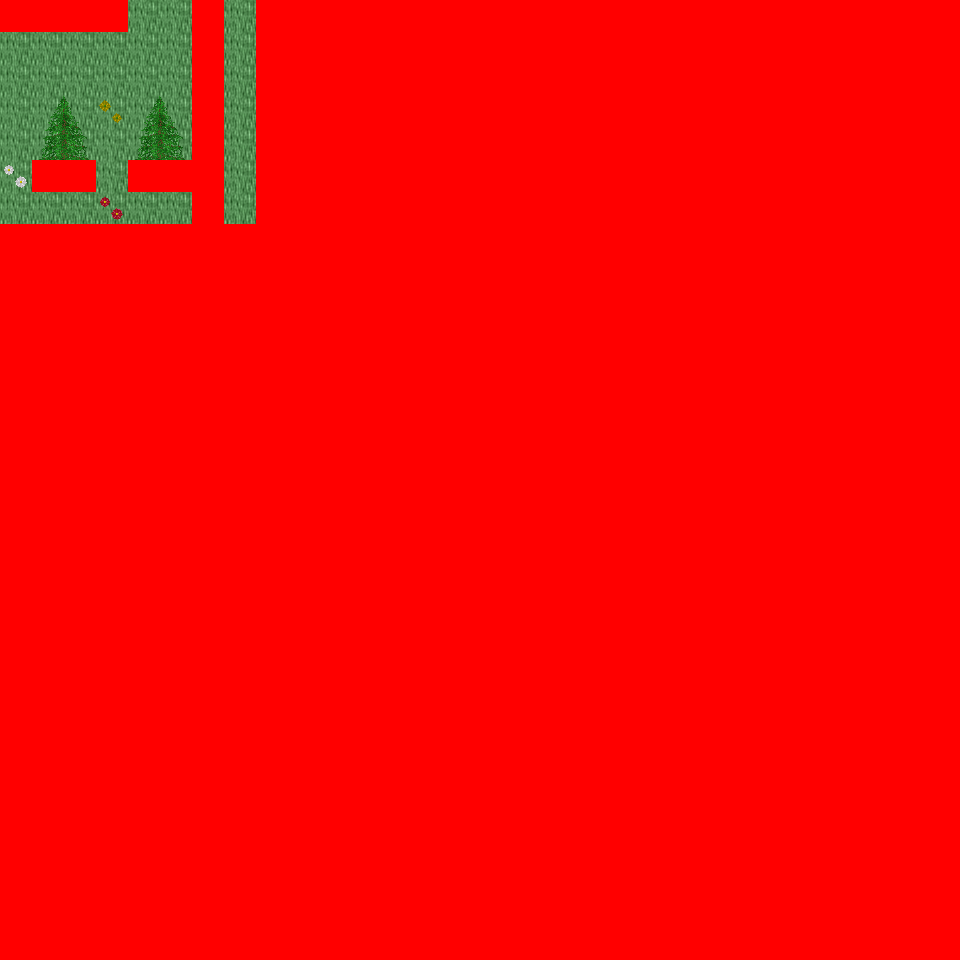

This is a level from a 2D game, rendered from its Tiled map with the project's own tilesets. A one-line summary and the map file follow, with tile-layer data summarised:
An orthogonal 30x30 tile map with 32x32 px tiles, 6 tile layers (Ground, Object, Object2, Above, ...), 54 tilesets and 3 objects (3x mapchange).

<map version="1.0" orientation="orthogonal" renderorder="right-down" width="30" height="30" tilewidth="32" tileheight="32" nextobjectid="4">
  <tileset firstgid="1" name="tileset_logic_collision" tilewidth="32" tileheight="32" tilecount="1" columns="1">
    <image source="../drawable/tileset_logic_collision.png" width="32" height="32" />
  </tileset>
  <tileset firstgid="2" name="tileset_building_decoration_orbpedestal" tilewidth="32" tileheight="32" tilecount="2" columns="1">
    <image source="../drawable/tileset_building_decoration_orbpedestal.png" width="32" height="64" />
  </tileset>
  <tileset firstgid="4" name="tileset_building_decoration_chimney" tilewidth="32" tileheight="32" tilecount="2" columns="1">
    <image source="../drawable/tileset_building_decoration_chimney.png" width="32" height="64" />
  </tileset>
  <tileset firstgid="6" name="tileset_item_statue_fairypool" tilewidth="32" tileheight="32" tilecount="16" columns="2">
    <image source="../drawable/tileset_item_statue_fairypool.png" width="64" height="256" />
  </tileset>
  <tileset firstgid="22" name="tileset_building_decoration_stone_details" tilewidth="32" tileheight="32" tilecount="4" columns="2">
    <image source="../drawable/tileset_building_decoration_stone_details.png" width="64" height="64" />
  </tileset>
  <tileset firstgid="26" name="tileset_building_door_closed" tilewidth="32" tileheight="32" tilecount="1" columns="1">
    <image source="../drawable/tileset_building_door_closed.png" width="32" height="32" />
  </tileset>
  <tileset firstgid="27" name="tileset_building_door_door" tilewidth="32" tileheight="32" tilecount="6" columns="3">
    <image source="../drawable/tileset_building_door_door.png" width="96" height="64" />
  </tileset>
  <tileset firstgid="33" name="tileset_building_fence_fence_chunky" tilewidth="32" tileheight="32" tilecount="21" columns="3">
    <image source="../drawable/tileset_building_fence_fence_chunky.png" width="96" height="224" />
  </tileset>
  <tileset firstgid="54" name="tileset_building_roof_blue" tilewidth="32" tileheight="32" tilecount="20" columns="5">
    <image source="../drawable/tileset_building_roof_blue.png" width="160" height="128" />
  </tileset>
  <tileset firstgid="74" name="tileset_building_roof_green" tilewidth="32" tileheight="32" tilecount="20" columns="5">
    <image source="../drawable/tileset_building_roof_green.png" width="160" height="128" />
  </tileset>
  <tileset firstgid="94" name="tileset_building_roof_red" tilewidth="32" tileheight="32" tilecount="20" columns="5">
    <image source="../drawable/tileset_building_roof_red.png" width="160" height="128" />
  </tileset>
  <tileset firstgid="114" name="tileset_building_roof_red2" tilewidth="32" tileheight="32" tilecount="20" columns="5">
    <image source="../drawable/tileset_building_roof_red2.png" width="160" height="128" />
  </tileset>
  <tileset firstgid="134" name="tileset_building_roof_roof_borders" tilewidth="32" tileheight="32" tilecount="9" columns="3">
    <image source="../drawable/tileset_building_roof_roof_borders.png" width="96" height="96" />
  </tileset>
  <tileset firstgid="143" name="tileset_building_roof_yellow" tilewidth="32" tileheight="32" tilecount="20" columns="5">
    <image source="../drawable/tileset_building_roof_yellow.png" width="160" height="128" />
  </tileset>
  <tileset firstgid="163" name="tileset_building_window_window_long" tilewidth="32" tileheight="32" tilecount="3" columns="3">
    <image source="../drawable/tileset_building_window_window_long.png" width="96" height="32" />
  </tileset>
  <tileset firstgid="166" name="tileset_ground_cobbled_paving" tilewidth="32" tileheight="32" tilecount="1" columns="1">
    <image source="../drawable/tileset_ground_cobbled_paving.png" width="32" height="32" />
  </tileset>
  <tileset firstgid="167" name="tileset_ground_gravel" tilewidth="32" tileheight="32" tilecount="1" columns="1">
    <image source="../drawable/tileset_ground_gravel.png" width="32" height="32" />
  </tileset>
  <tileset firstgid="168" name="tileset_ground_stone_floors" tilewidth="32" tileheight="32" tilecount="6" columns="3">
    <image source="../drawable/tileset_ground_stone_floors.png" width="96" height="64" />
  </tileset>
  <tileset firstgid="174" name="tileset_ground_ground" tilewidth="32" tileheight="32" tilecount="33" columns="3">
    <image source="../drawable/tileset_ground_ground.png" width="96" height="352" />
  </tileset>
  <tileset firstgid="207" name="tileset_plant_bush_various_small" tilewidth="32" tileheight="32" tilecount="9" columns="3">
    <image source="../drawable/tileset_plant_bush_various_small.png" width="96" height="96" />
  </tileset>
  <tileset firstgid="216" name="tileset_plant_flower_daisy_blue" tilewidth="32" tileheight="32" tilecount="8" columns="2">
    <image source="../drawable/tileset_plant_flower_daisy_blue.png" width="64" height="128" />
  </tileset>
  <tileset firstgid="224" name="tileset_plant_flower_daisy_red" tilewidth="32" tileheight="32" tilecount="8" columns="2">
    <image source="../drawable/tileset_plant_flower_daisy_red.png" width="64" height="128" />
  </tileset>
  <tileset firstgid="232" name="tileset_plant_flower_daisy_white" tilewidth="32" tileheight="32" tilecount="8" columns="2">
    <image source="../drawable/tileset_plant_flower_daisy_white.png" width="64" height="128" />
  </tileset>
  <tileset firstgid="240" name="tileset_plant_flower_daisy_yellow" tilewidth="32" tileheight="32" tilecount="8" columns="2">
    <image source="../drawable/tileset_plant_flower_daisy_yellow.png" width="64" height="128" />
  </tileset>
  <tileset firstgid="248" name="tileset_plant_tree_spruce" tilewidth="32" tileheight="32" tilecount="6" columns="2">
    <image source="../drawable/tileset_plant_tree_spruce.png" width="64" height="96" />
  </tileset>
  <tileset firstgid="254" name="tileset_item_pot_pot_purple" tilewidth="32" tileheight="32" tilecount="1" columns="1">
    <image source="../drawable/tileset_item_pot_pot_purple.png" width="32" height="32" />
  </tileset>
  <tileset firstgid="255" name="tileset_item_pot_pot_tall" tilewidth="32" tileheight="32" tilecount="2" columns="1">
    <image source="../drawable/tileset_item_pot_pot_tall.png" width="32" height="64" />
  </tileset>
  <tileset firstgid="257" name="tileset_item_pot_small_barrel" tilewidth="32" tileheight="32" tilecount="2" columns="1">
    <image source="../drawable/tileset_item_pot_small_barrel.png" width="32" height="64" />
  </tileset>
  <tileset firstgid="259" name="tileset_item_postbox" tilewidth="32" tileheight="32" tilecount="4" columns="2">
    <image source="../drawable/tileset_item_postbox.png" width="64" height="64" />
  </tileset>
  <tileset firstgid="263" name="tileset_furniture_chair_wooden_pale" tilewidth="32" tileheight="32" tilecount="4" columns="2">
    <image source="../drawable/tileset_furniture_chair_wooden_pale.png" width="64" height="64" />
  </tileset>
  <tileset firstgid="267" name="tileset_furniture_table_wooden" tilewidth="32" tileheight="32" tilecount="1" columns="1">
    <image source="../drawable/tileset_furniture_table_wooden.png" width="32" height="32" />
  </tileset>
  <tileset firstgid="268" name="tileset_furniture_table_brick_base" tilewidth="32" tileheight="32" tilecount="3" columns="3">
    <image source="../drawable/tileset_furniture_table_brick_base.png" width="96" height="32" />
  </tileset>
  <tileset firstgid="271" name="tileset_furniture_light_iron_lamp" tilewidth="32" tileheight="32" tilecount="3" columns="1">
    <image source="../drawable/tileset_furniture_light_iron_lamp.png" width="32" height="96" />
  </tileset>
  <tileset firstgid="274" name="tileset_furniture_light_flames" tilewidth="32" tileheight="32" tilecount="6" columns="6">
    <image source="../drawable/tileset_furniture_light_flames.png" width="192" height="32" />
  </tileset>
  <tileset firstgid="280" name="tileset_furniture_sink_dark_side_on" tilewidth="32" tileheight="32" tilecount="6" columns="3">
    <image source="../drawable/tileset_furniture_sink_dark_side_on.png" width="96" height="64" />
  </tileset>
  <tileset firstgid="286" name="tileset_ground_grass_corners" tilewidth="32" tileheight="32" tilecount="24" columns="6">
    <image source="../drawable/tileset_ground_grass_corners.png" width="192" height="128" />
  </tileset>
  <tileset firstgid="310" name="tileset_ground_grass_edges" tilewidth="32" tileheight="32" tilecount="36" columns="12">
    <image source="../drawable/tileset_ground_grass_edges.png" width="384" height="96" />
  </tileset>
  <tileset firstgid="346" name="tileset_plant_tree_tree_fluffy" tilewidth="32" tileheight="32" tilecount="12" columns="4">
    <image source="../drawable/tileset_plant_tree_tree_fluffy.png" width="128" height="96" />
  </tileset>
  <tileset firstgid="358" name="tileset_ground_water_dungeon_water" tilewidth="32" tileheight="32" tilecount="30" columns="3">
    <image source="../drawable/tileset_ground_water_dungeon_water.png" width="96" height="320" />
  </tileset>
  <tileset firstgid="388" name="tileset_furniture_table_wooden_rectangular" tilewidth="32" tileheight="32" tilecount="9" columns="3">
    <image source="../drawable/tileset_furniture_table_wooden_rectangular.png" width="96" height="96" />
  </tileset>
  <tileset firstgid="397" name="tileset_item_statue_metal_and_stone" tilewidth="32" tileheight="32" tilecount="6" columns="3">
    <image source="../drawable/tileset_item_statue_metal_and_stone.png" width="96" height="64" />
  </tileset>
  <tileset firstgid="403" name="tileset_ground_fire_fire" tilewidth="32" tileheight="32" tilecount="27" columns="3">
    <image source="../drawable/tileset_ground_fire_fire.png" width="96" height="288" />
  </tileset>
  <tileset firstgid="430" name="tileset_furniture_table_bench" tilewidth="32" tileheight="32" tilecount="3" columns="3">
    <image source="../drawable/tileset_furniture_table_bench.png" width="96" height="32" />
  </tileset>
  <tileset firstgid="433" name="tileset_plant_bush_hosta" tilewidth="32" tileheight="32" tilecount="9" columns="3">
    <image source="../drawable/tileset_plant_bush_hosta.png" width="96" height="96" />
  </tileset>
  <tileset firstgid="442" name="tileset_plant_tree_tree_green" tilewidth="32" tileheight="32" tilecount="88" columns="8">
    <image source="../drawable/tileset_plant_tree_tree_green.png" width="256" height="352" />
  </tileset>
  <tileset firstgid="530" name="tileset_item_sign_large" tilewidth="32" tileheight="32" tilecount="15" columns="5">
    <image source="../drawable/tileset_item_sign_large.png" width="160" height="96" />
  </tileset>
  <tileset firstgid="545" name="tileset_building_wall_wall_brown" tilewidth="32" tileheight="32" tilecount="12" columns="3">
    <image source="../drawable/tileset_building_wall_wall_brown.png" width="96" height="128" />
  </tileset>
  <tileset firstgid="557" name="tileset_ground_green_paving_4" tilewidth="32" tileheight="32" tilecount="3" columns="3">
    <image source="../drawable/tileset_ground_green_paving_4.png" width="96" height="32" />
  </tileset>
  <tileset firstgid="560" name="tileset_item_swing" tilewidth="32" tileheight="32" tilecount="4" columns="2">
    <image source="../drawable/tileset_item_swing.png" width="64" height="64" />
  </tileset>
  <tileset firstgid="564" name="tileset_item_fishrods" tilewidth="32" tileheight="32" tilecount="12" columns="4">
    <image source="../drawable/tileset_item_fishrods.png" width="128" height="96" />
  </tileset>
  <tileset firstgid="576" name="tileset_building_decoration_numbers" tilewidth="32" tileheight="32" tilecount="20" columns="2">
    <image source="../drawable/tileset_building_decoration_numbers.png" width="64" height="320" />
  </tileset>
  <tileset firstgid="596" name="tileset_ground_green_paving" tilewidth="32" tileheight="32" tilecount="18" columns="3">
    <image source="../drawable/tileset_ground_green_paving.png" width="96" height="192" />
  </tileset>
  <tileset firstgid="614" name="tileset_item_huge_orb" tilewidth="32" tileheight="32" tilecount="16" columns="2">
    <image source="../drawable/tileset_item_huge_orb.png" width="64" height="256" />
  </tileset>
  <tileset firstgid="630" name="tileset_item_firewood" tilewidth="32" tileheight="32" tilecount="12" columns="3">
    <image source="../drawable/tileset_item_firewood.png" width="96" height="128" />
  </tileset>
  <layer name="Ground" width="30" height="30">
    <data>[900 cells, 218 non-empty, 3 distinct tile ids]</data>
  </layer>
  <layer name="Object" width="30" height="30">
    <data>[900 cells, 118 non-empty, 26 distinct tile ids]</data>
  </layer>
  <layer name="Object2" width="30" height="30">
    <data>[900 cells, 18 non-empty, 7 distinct tile ids]</data>
  </layer>
  <layer name="Above" width="30" height="30">
    <data>[900 cells, 13 non-empty, 5 distinct tile ids]</data>
  </layer>
  <layer name="Above2" width="30" height="30">
    <data>[900 cells, 0 non-empty, 0 distinct tile ids]</data>
  </layer>
  <layer name="Walkable" width="30" height="30">
    <data>[900 cells, 859 non-empty, 1 distinct tile ids]</data>
  </layer>
  <objectgroup name="MapEvents">
    <object id="1" name="north" type="mapchange" x="128" y="0" width="64" height="32">
      <properties>
        <property name="map" value="0_ados_mountain_n2_w2_x3_y4" />
        <property name="place" value="south" />
      </properties>
    </object>
    <object id="2" name="north2" type="mapchange" x="224" y="0" width="32" height="32">
      <properties>
        <property name="map" value="0_ados_mountain_n2_w2_x3_y4" />
        <property name="place" value="south2" />
      </properties>
    </object>
    <object id="3" name="west" type="mapchange" x="0" y="32" width="32" height="192">
      <properties>
        <property name="map" value="0_fado_forest_s_x3_y4" />
        <property name="place" value="east" />
      </properties>
    </object>
  </objectgroup>
</map>
